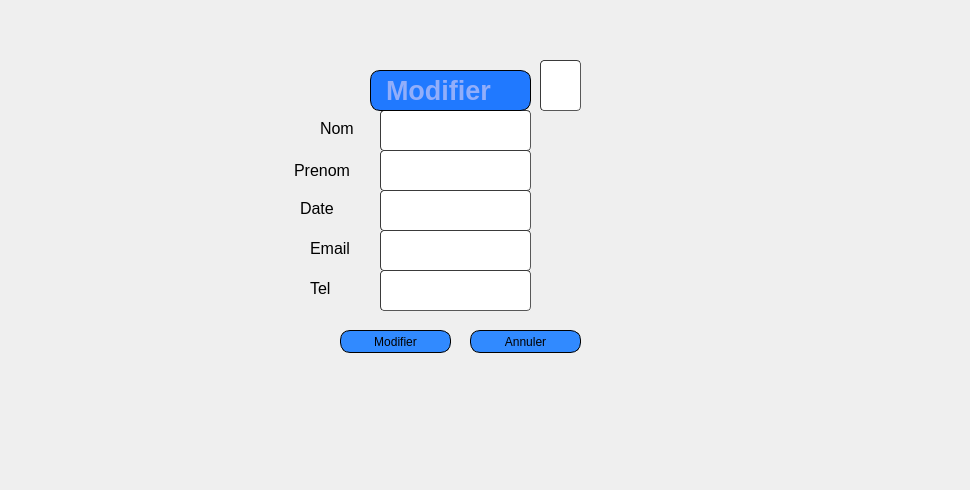
         <widget class="QWidget" name="page_12">
          <widget class="QLabel" name="label_28">
           <property name="geometry">
            <rect>
             <x>0</x>
             <y>0</y>
             <width>961</width>
             <height>481</height>
            </rect>
           </property>
           <property name="text">
            <string/>
           </property>
           <property name="pixmap">
            <pixmap resource="qt.qrc">:/new/prefix1/icons/haya.png</pixmap>
           </property>
          </widget>
          <widget class="QLabel" name="label_29">
           <property name="geometry">
            <rect>
             <x>260</x>
             <y>60</y>
             <width>411</width>
             <height>341</height>
            </rect>
           </property>
           <property name="text">
            <string/>
           </property>
           <property name="pixmap">
            <pixmap resource="qt.qrc">:/new/prefix1/icons/imf.jpg</pixmap>
           </property>
          </widget>
          <widget class="QLineEdit" name="nom_modif_j">
           <property name="geometry">
            <rect>
             <x>380</x>
             <y>110</y>
             <width>151</width>
             <height>41</height>
            </rect>
           </property>
           <property name="styleSheet">
            <string notr="true">	border-width: 1px; border-radius: 4px;
	border-color: rgb(58, 58, 58);
	border-style: inset;
	padding: 0 8px;


	selection-color: rgb(60, 63, 65);</string>
           </property>
          </widget>
          <widget class="QLineEdit" name="prenom_modif_j">
           <property name="geometry">
            <rect>
             <x>380</x>
             <y>150</y>
             <width>151</width>
             <height>41</height>
            </rect>
           </property>
           <property name="styleSheet">
            <string notr="true">	border-width: 1px; border-radius: 4px;
	border-color: rgb(58, 58, 58);
	border-style: inset;
	padding: 0 8px;


	selection-color: rgb(60, 63, 65);</string>
           </property>
          </widget>
          <widget class="QLineEdit" name="date_modif_j">
           <property name="geometry">
            <rect>
             <x>380</x>
             <y>190</y>
             <width>151</width>
             <height>41</height>
            </rect>
           </property>
           <property name="styleSheet">
            <string notr="true">	border-width: 1px; border-radius: 4px;
	border-color: rgb(58, 58, 58);
	border-style: inset;
	padding: 0 8px;


	selection-color: rgb(60, 63, 65);</string>
           </property>
          </widget>
          <widget class="QLineEdit" name="email_modif_j">
           <property name="geometry">
            <rect>
             <x>380</x>
             <y>230</y>
             <width>151</width>
             <height>41</height>
            </rect>
           </property>
           <property name="styleSheet">
            <string notr="true">	border-width: 1px; border-radius: 4px;
	border-color: rgb(58, 58, 58);
	border-style: inset;
	padding: 0 8px;


	selection-color: rgb(60, 63, 65);</string>
           </property>
          </widget>
          <widget class="QLineEdit" name="tel_modif_j">
           <property name="geometry">
            <rect>
             <x>380</x>
             <y>270</y>
             <width>151</width>
             <height>41</height>
            </rect>
           </property>
           <property name="styleSheet">
            <string notr="true">	border-width: 1px; border-radius: 4px;
	border-color: rgb(58, 58, 58);
	border-style: inset;
	padding: 0 8px;


	selection-color: rgb(60, 63, 65);</string>
           </property>
          </widget>
          <widget class="QPushButton" name="modifier_j">
           <property name="geometry">
            <rect>
             <x>340</x>
             <y>330</y>
             <width>111</width>
             <height>23</height>
            </rect>
           </property>
           <property name="styleSheet">
            <string notr="true">	border: 1px solid black;
border-radius: 10px;
padding: 0 8px;
background: #318aff;
font: bold, &quot;Arial&quot;;;
text-align:center;
</string>
           </property>
           <property name="text">
            <string>Modifier</string>
           </property>
           <property name="icon">
            <iconset resource="qt.qrc">
             <normaloff>:/new/prefix1/icons/check.jpg</normaloff>:/new/prefix1/icons/check.jpg</iconset>
           </property>
          </widget>
          <widget class="QPushButton" name="Annuler_j">
           <property name="geometry">
            <rect>
             <x>470</x>
             <y>330</y>
             <width>111</width>
             <height>23</height>
            </rect>
           </property>
           <property name="styleSheet">
            <string notr="true">	border: 1px solid black;
border-radius: 10px;
padding: 0 8px;
background: #318aff;
font: bold, &quot;Arial&quot;;;
text-align:center;
</string>
           </property>
           <property name="text">
            <string>Annuler</string>
           </property>
           <property name="icon">
            <iconset resource="qt.qrc">
             <normaloff>:/new/prefix1/icons/icons8_back_to_200px.png</normaloff>:/new/prefix1/icons/icons8_back_to_200px.png</iconset>
           </property>
          </widget>
          <widget class="QLabel" name="label_30">
           <property name="geometry">
            <rect>
             <x>320</x>
             <y>120</y>
             <width>55</width>
             <height>16</height>
            </rect>
           </property>
           <property name="font">
            <font>
             <family>Arial</family>
             <pointsize>12</pointsize>
            </font>
           </property>
           <property name="text">
            <string>Nom</string>
           </property>
          </widget>
          <widget class="QLabel" name="label_31">
           <property name="geometry">
            <rect>
             <x>294</x>
             <y>160</y>
             <width>71</width>
             <height>20</height>
            </rect>
           </property>
           <property name="font">
            <font>
             <family>Arial</family>
             <pointsize>12</pointsize>
            </font>
           </property>
           <property name="text">
            <string>Prenom</string>
           </property>
          </widget>
          <widget class="QLabel" name="label_32">
           <property name="geometry">
            <rect>
             <x>300</x>
             <y>200</y>
             <width>55</width>
             <height>16</height>
            </rect>
           </property>
           <property name="font">
            <font>
             <family>Arial</family>
             <pointsize>12</pointsize>
            </font>
           </property>
           <property name="text">
            <string>Date</string>
           </property>
          </widget>
          <widget class="QLabel" name="label_33">
           <property name="geometry">
            <rect>
             <x>310</x>
             <y>240</y>
             <width>55</width>
             <height>16</height>
            </rect>
           </property>
           <property name="font">
            <font>
             <family>Arial</family>
             <pointsize>12</pointsize>
            </font>
           </property>
           <property name="text">
            <string>Email</string>
           </property>
          </widget>
          <widget class="QLabel" name="label_34">
           <property name="geometry">
            <rect>
             <x>310</x>
             <y>280</y>
             <width>55</width>
             <height>16</height>
            </rect>
           </property>
           <property name="font">
            <font>
             <family>Arial</family>
             <pointsize>12</pointsize>
            </font>
           </property>
           <property name="text">
            <string>Tel</string>
           </property>
          </widget>
          <widget class="QLabel" name="label_93">
           <property name="geometry">
            <rect>
             <x>370</x>
             <y>70</y>
             <width>161</width>
             <height>41</height>
            </rect>
           </property>
           <property name="font">
            <font>
             <family>Arial</family>
             <pointsize>20</pointsize>
             <weight>75</weight>
             <italic>false</italic>
             <bold>true</bold>
            </font>
           </property>
           <property name="styleSheet">
            <string notr="true">border: 1px solid black;
background-color: rgb(32, 121, 255);
color: rgb(146, 174, 250);
border-radius: 10px;
padding: 0 8px;

font: bold, &quot;Arial&quot;;;
text-align:center;</string>
           </property>
           <property name="text">
            <string>Modifier</string>
           </property>
          </widget>
          <widget class="QLineEdit" name="id_2_j">
           <property name="geometry">
            <rect>
             <x>540</x>
             <y>60</y>
             <width>41</width>
             <height>51</height>
            </rect>
           </property>
           <property name="styleSheet">
            <string notr="true">	border-width: 1px; border-radius: 4px;
	border-color: rgb(58, 58, 58);
	border-style: inset;
	padding: 0 8px;


	selection-color: rgb(60, 63, 65);</string>
           </property>
          </widget>
         </widget>
